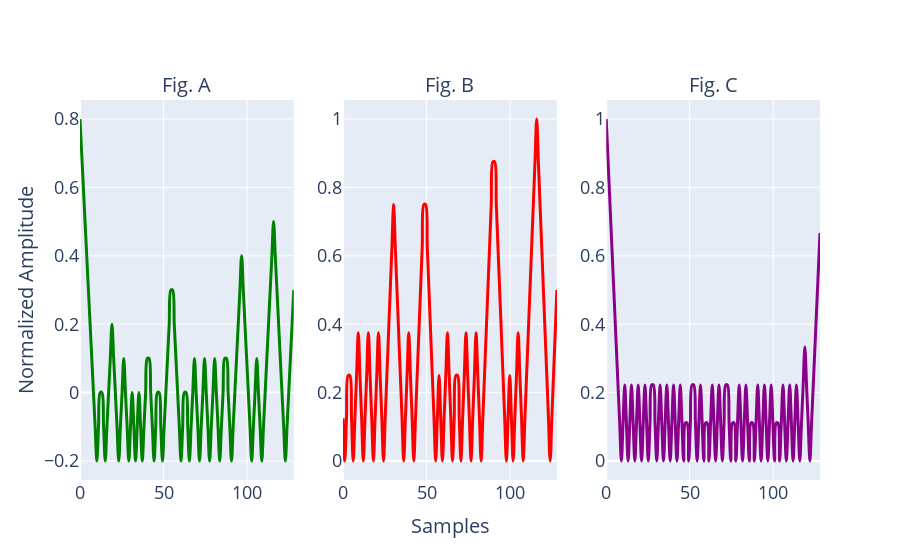

The code cell stored with this chart in its notebook:
### Code cell
win_num = 637

fig1 = py.subplots.make_subplots(rows=1,cols=3,subplot_titles=("Fig. A", "Fig. B", "Fig. C"),
                                                     x_title='Samples',y_title='Normalized Amplitude',
                                 column_widths=[10,10,10],row_heights=[1])
fig1.append_trace(go.Scatter(
            x = x_unc,
            y = dist_with_attention[win_num], 
            mode = 'lines',
            name = 'Distance Transform with attention block',
                    line = dict(
                    shape = 'spline',
                    color = 'green',
                    width = 3
                     ),
                #error_y=dict(
                #    type='data', # value of error bar given in data coordinates
                #    array=final_var[signals],
                #    visible=True,
                #    color='black',
                #thickness=3,
                #width=5)
                ),1,1)

fig1.append_trace(go.Scatter(
            x = x_unc,
            y = dist_wo_attention[win_num], 
            mode = 'lines',
            name = 'Distance Transform without attention block',
                    line = dict(
                    shape = 'spline',
                    color = 'red',
                    width = 3,
                     ),
                #error_y=dict(
                #    type='data', # value of error bar given in data coordinates
                #    array=final_var[signals],
                #    visible=True,
                #    color='black',
                #thickness=3,
                #width=5)
                ),1,2)

fig1.append_trace(go.Scatter(
            x = x_unc,
            y = dist_ref_resp[win_num], 
            mode = 'lines',
            name = 'Distance Transform of reference resp signal',
                    line = dict(
                    shape = 'spline',
                    color = 'darkmagenta',
                    width = 3,
                     ),
                #error_y=dict(
                #    type='data', # value of error bar given in data coordinates
                #    array=final_var[signals],
                #    visible=True,
                #    color='black',
                #thickness=3,
                #width=5)
                ),1,3)
#fig1.update_xaxes(title_text="Samples", row=1, col=1)
#fig1.update_yaxes(title_text="Amplitude", row=1, col=1)
#fig1.update_xaxes(title_text="Samples", row=1, col=2)
#fig1.update_yaxes(title_text="Amplitude", row=1, col=2)
fig1.update_yaxes(title_font=dict(size=25),tickfont = dict(size=18))
fig1.update_xaxes(title_font=dict(size=25),tickfont = dict(size=18))
#fig1.update_layout(legend=dict(
#    orientation = "h",
#    yanchor="top",
#    y=0,
#    xanchor="right",
#    x=0
#))
fig1.update_layout(showlegend = False)
fig1.update_annotations(font_size=20)
fig1.show()

### Figure 1 — Plotly figure (JSON) as saved in the notebook; plotly's stock layout.template omitted (floating-point values rounded to 4 significant figures)
{"data": [{"line": {"color": "green", "shape": "spline", "width": 3}, "mode": "lines", "name": "Distance Transform with attention block", "type": "scatter", "x": [0, 1.008, 2.016, 3.024, 4.031, 5.039, 6.047, 7.055, 8.063, 9.071, 10.08, 11.09, 12.09, 13.1, 14.11, 15.12, 16.13, 17.13, 18.14, 19.15, 20.16, 21.17, 22.17, 23.18, 24.19, 25.2, 26.2, 27.21, 28.22, 29.23, 30.24, 31.24, 32.25, 33.26, 34.27, 35.28, 36.28, 37.29, 38.3, 39.31, 40.31, 41.32, 42.33, 43.34, 44.35, 45.35, 46.36, 47.37, 48.38, 49.39, 50.39, 51.4, 52.41, 53.42, 54.43, 55.43, 56.44, 57.45, 58.46, 59.46, 60.47, 61.48, 62.49, 63.5, 64.5, 65.51, 66.52, 67.53, 68.54, 69.54, 70.55, 71.56, 72.57, 73.57, 74.58, 75.59, 76.6, 77.61, 78.61, 79.62, 80.63, 81.64, 82.65, 83.65, 84.66, 85.67, 86.68, 87.69, 88.69, 89.7, 90.71, 91.72, 92.72, 93.73, 94.74, 95.75, 96.76, 97.76, 98.77, 99.78, 100.8, 101.8, 102.8, 103.8, 104.8, 105.8, 106.8, 107.8, 108.9, 109.9, 110.9, 111.9, 112.9, 113.9, 114.9, 115.9, 116.9, 117.9, 118.9, 119.9, 120.9, 122.0, 123.0, 124.0, 125.0, 126.0, 127.0, 128], "xaxis": "x", "y": [0.8, 0.7, 0.6, 0.5, 0.4, 0.3, 0.2, 0.1, 0, -0.1, -0.2, -0.1, 0, 0, -0.1, -0.2, -0.1, 0, 0.1, 0.2, 0.1, 0, -0.1, -0.2, -0.1, 0, 0.1, 0, -0.1, -0.2, -0.1, 0, -0.1, -0.2, -0.1, 0, -0.1, -0.2, -0.1, 0, 0.1, 0.1, 0, -0.1, -0.2, -0.1, 0, 0, -0.1, -0.2, -0.1, 0, 0.1, 0.2, 0.3, 0.3, 0.2, 0.1, 0, -0.1, -0.2, -0.1, 0, 0, -0.1, -0.2, -0.1, 0, 0.1, 0, -0.1, -0.2, -0.1, 0, 0.1, 0, -0.1, -0.2, -0.1, 0, 0.1, 0, -0.1, -0.2, -0.1, 0, 0.1, 0.1, 0, -0.1, -0.2, -0.1, 0, 0.1, 0.2, 0.3, 0.4, 0.3, 0.2, 0.1, 0, -0.1, -0.2, -0.1, 0, 0.1, 0, -0.1, -0.2, -0.1, 0, 0.1, 0.2, 0.3, 0.4, 0.5, 0.4, 0.3, 0.2, 0.1, 0, -0.1, -0.2, -0.1, 0, 0.1, 0.2, 0.3], "yaxis": "y"}, {"line": {"color": "red", "shape": "spline", "width": 3}, "mode": "lines", "name": "Distance Transform without attention block", "type": "scatter", "x": [0, 1.008, 2.016, 3.024, 4.031, 5.039, 6.047, 7.055, 8.063, 9.071, 10.08, 11.09, 12.09, 13.1, 14.11, 15.12, 16.13, 17.13, 18.14, 19.15, 20.16, 21.17, 22.17, 23.18, 24.19, 25.2, 26.2, 27.21, 28.22, 29.23, 30.24, 31.24, 32.25, 33.26, 34.27, 35.28, 36.28, 37.29, 38.3, 39.31, 40.31, 41.32, 42.33, 43.34, 44.35, 45.35, 46.36, 47.37, 48.38, 49.39, 50.39, 51.4, 52.41, 53.42, 54.43, 55.43, 56.44, 57.45, 58.46, 59.46, 60.47, 61.48, 62.49, 63.5, 64.5, 65.51, 66.52, 67.53, 68.54, 69.54, 70.55, 71.56, 72.57, 73.57, 74.58, 75.59, 76.6, 77.61, 78.61, 79.62, 80.63, 81.64, 82.65, 83.65, 84.66, 85.67, 86.68, 87.69, 88.69, 89.7, 90.71, 91.72, 92.72, 93.73, 94.74, 95.75, 96.76, 97.76, 98.77, 99.78, 100.8, 101.8, 102.8, 103.8, 104.8, 105.8, 106.8, 107.8, 108.9, 109.9, 110.9, 111.9, 112.9, 113.9, 114.9, 115.9, 116.9, 117.9, 118.9, 119.9, 120.9, 122.0, 123.0, 124.0, 125.0, 126.0, 127.0, 128], "xaxis": "x2", "y": [0.125, 0, 0.125, 0.25, 0.25, 0.125, 0, 0.125, 0.25, 0.375, 0.25, 0.125, 0, 0.125, 0.25, 0.375, 0.25, 0.125, 0, 0.125, 0.25, 0.375, 0.25, 0.125, 0, 0.125, 0.25, 0.375, 0.5, 0.625, 0.75, 0.625, 0.5, 0.375, 0.25, 0.125, 0, 0.125, 0.25, 0.375, 0.25, 0.125, 0, 0.125, 0.25, 0.375, 0.5, 0.625, 0.75, 0.75, 0.625, 0.5, 0.375, 0.25, 0.125, 0, 0.125, 0.25, 0.125, 0, 0.125, 0.25, 0.375, 0.25, 0.125, 0, 0.125, 0.25, 0.25, 0.125, 0, 0.125, 0.25, 0.375, 0.25, 0.125, 0, 0.125, 0.25, 0.375, 0.25, 0.125, 0, 0.125, 0.25, 0.375, 0.5, 0.625, 0.75, 0.875, 0.875, 0.75, 0.625, 0.5, 0.375, 0.25, 0.125, 0, 0.125, 0.25, 0.125, 0, 0.125, 0.25, 0.375, 0.25, 0.125, 0, 0.125, 0.25, 0.375, 0.5, 0.625, 0.75, 0.875, 1, 0.875, 0.75, 0.625, 0.5, 0.375, 0.25, 0.125, 0, 0.125, 0.25, 0.375, 0.5], "yaxis": "y2"}, {"line": {"color": "darkmagenta", "shape": "spline", "width": 3}, "mode": "lines", "name": "Distance Transform of reference resp signal", "type": "scatter", "x": [0, 1.008, 2.016, 3.024, 4.031, 5.039, 6.047, 7.055, 8.063, 9.071, 10.08, 11.09, 12.09, 13.1, 14.11, 15.12, 16.13, 17.13, 18.14, 19.15, 20.16, 21.17, 22.17, 23.18, 24.19, 25.2, 26.2, 27.21, 28.22, 29.23, 30.24, 31.24, 32.25, 33.26, 34.27, 35.28, 36.28, 37.29, 38.3, 39.31, 40.31, 41.32, 42.33, 43.34, 44.35, 45.35, 46.36, 47.37, 48.38, 49.39, 50.39, 51.4, 52.41, 53.42, 54.43, 55.43, 56.44, 57.45, 58.46, 59.46, 60.47, 61.48, 62.49, 63.5, 64.5, 65.51, 66.52, 67.53, 68.54, 69.54, 70.55, 71.56, 72.57, 73.57, 74.58, 75.59, 76.6, 77.61, 78.61, 79.62, 80.63, 81.64, 82.65, 83.65, 84.66, 85.67, 86.68, 87.69, 88.69, 89.7, 90.71, 91.72, 92.72, 93.73, 94.74, 95.75, 96.76, 97.76, 98.77, 99.78, 100.8, 101.8, 102.8, 103.8, 104.8, 105.8, 106.8, 107.8, 108.9, 109.9, 110.9, 111.9, 112.9, 113.9, 114.9, 115.9, 116.9, 117.9, 118.9, 119.9, 120.9, 122.0, 123.0, 124.0, 125.0, 126.0, 127.0, 128], "xaxis": "x3", "y": [1, 0.8889, 0.7778, 0.6667, 0.5556, 0.4444, 0.3333, 0.2222, 0.1111, 0, 0.1111, 0.2222, 0.1111, 0, 0.1111, 0.2222, 0.1111, 0, 0.1111, 0.2222, 0.1111, 0, 0.1111, 0.2222, 0.1111, 0, 0.1111, 0.2222, 0.2222, 0.1111, 0, 0.1111, 0.2222, 0.1111, 0, 0.1111, 0.2222, 0.1111, 0, 0.1111, 0.2222, 0.1111, 0, 0.1111, 0.2222, 0.1111, 0, 0.1111, 0.1111, 0, 0.1111, 0.2222, 0.2222, 0.1111, 0, 0.1111, 0.2222, 0.1111, 0, 0.1111, 0.1111, 0, 0.1111, 0.2222, 0.1111, 0, 0.1111, 0.2222, 0.1111, 0, 0.1111, 0.2222, 0.2222, 0.1111, 0, 0.1111, 0.1111, 0, 0.1111, 0.2222, 0.1111, 0, 0.1111, 0.2222, 0.1111, 0, 0.1111, 0.1111, 0, 0.1111, 0.2222, 0.1111, 0, 0.1111, 0.2222, 0.1111, 0, 0.1111, 0.2222, 0.1111, 0, 0.1111, 0.1111, 0, 0.1111, 0.2222, 0.1111, 0, 0.1111, 0.2222, 0.1111, 0, 0.1111, 0.2222, 0.1111, 0, 0.1111, 0.2222, 0.3333, 0.2222, 0.1111, 0, 0.1111, 0.2222, 0.3333, 0.4444, 0.5556, 0.6667], "yaxis": "y3"}], "layout": {"annotations": [{"font": {"size": 20}, "showarrow": false, "text": "Fig. A", "x": 0.1444, "xanchor": "center", "xref": "paper", "y": 1, "yanchor": "bottom", "yref": "paper"}, {"font": {"size": 20}, "showarrow": false, "text": "Fig. B", "x": 0.5, "xanchor": "center", "xref": "paper", "y": 1, "yanchor": "bottom", "yref": "paper"}, {"font": {"size": 20}, "showarrow": false, "text": "Fig. C", "x": 0.8556, "xanchor": "center", "xref": "paper", "y": 1, "yanchor": "bottom", "yref": "paper"}, {"font": {"size": 20}, "showarrow": false, "text": "Samples", "x": 0.5, "xanchor": "center", "xref": "paper", "y": 0, "yanchor": "top", "yref": "paper", "yshift": -30}, {"font": {"size": 20}, "showarrow": false, "text": "Normalized Amplitude", "textangle": -90, "x": 0, "xanchor": "right", "xref": "paper", "xshift": -40, "y": 0.5, "yanchor": "middle", "yref": "paper"}], "showlegend": false, "xaxis": {"anchor": "y", "domain": [0, 0.2889], "tickfont": {"size": 18}, "title": {"font": {"size": 25}}}, "xaxis2": {"anchor": "y2", "domain": [0.3556, 0.6444], "tickfont": {"size": 18}, "title": {"font": {"size": 25}}}, "xaxis3": {"anchor": "y3", "domain": [0.7111, 1.0], "tickfont": {"size": 18}, "title": {"font": {"size": 25}}}, "yaxis": {"anchor": "x", "domain": [0, 1], "tickfont": {"size": 18}, "title": {"font": {"size": 25}}}, "yaxis2": {"anchor": "x2", "domain": [0, 1], "tickfont": {"size": 18}, "title": {"font": {"size": 25}}}, "yaxis3": {"anchor": "x3", "domain": [0, 1], "tickfont": {"size": 18}, "title": {"font": {"size": 25}}}}}
